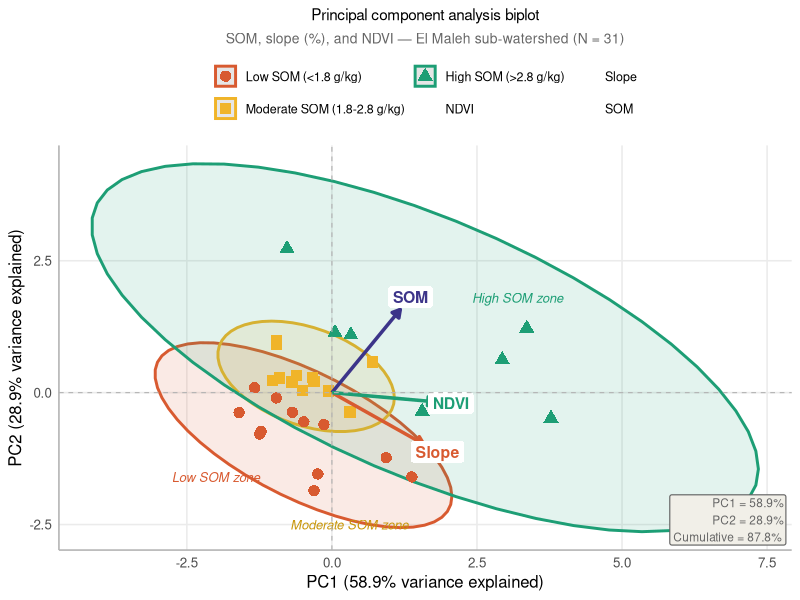

This chart was generated by the following R code:
# ============================================================
# Figure 8 — PCA Biplot
# SOM, Slope (%), NDVI — El Maleh sub-watershed (N = 31)
# Requires: FactoMineR, ggplot2
# ============================================================

library(FactoMineR)
library(ggplot2)

# 1. Load data
data <- read.csv("data_for_R_PCA.csv")
cat("N =", nrow(data), "\n")

# 2. SOM classes
data$SOM_class <- cut(data$SOM,
                      breaks = c(-Inf, 1.8, 2.8, Inf),
                      labels = c("Low SOM (<1.8 g/kg)",
                                 "Moderate SOM (1.8-2.8 g/kg)",
                                 "High SOM (>2.8 g/kg)"))
cat("\nSOM classes:\n")
print(table(data$SOM_class))

# 3. PCA
res_pca <- PCA(data[, c("SOM", "Slope", "NDVI")],
               scale.unit = TRUE, graph = FALSE)

var1 <- round(res_pca$eig[1, 2], 1)
var2 <- round(res_pca$eig[2, 2], 1)
cum  <- round(var1 + var2, 1)

cat(sprintf("\nPC1 = %.1f%%, PC2 = %.1f%%, Cumulative = %.1f%%\n", var1, var2, cum))
cat("\nLoadings:\n")
print(round(res_pca$var$coord[, 1:2], 3))

# 4. Extract scores and loadings
scores        <- as.data.frame(res_pca$ind$coord[, 1:2])
names(scores) <- c("PC1", "PC2")
scores$SOM_class <- data$SOM_class

loadings        <- as.data.frame(res_pca$var$coord[, 1:2])
names(loadings) <- c("PC1", "PC2")
loadings$Variable <- rownames(loadings)
arrow_scale   <- 2.0
loadings$PC1s <- loadings$PC1 * arrow_scale
loadings$PC2s <- loadings$PC2 * arrow_scale

# 5. Colors and shapes
class_colors <- c("Low SOM (<1.8 g/kg)"        = "#D85A30",
                  "Moderate SOM (1.8-2.8 g/kg)" = "#F0B429",
                  "High SOM (>2.8 g/kg)"         = "#1D9E75")
class_shapes <- c("Low SOM (<1.8 g/kg)"        = 16,
                  "Moderate SOM (1.8-2.8 g/kg)" = 15,
                  "High SOM (>2.8 g/kg)"         = 17)
arrow_colors <- c("SOM" = "#3C3489", "Slope" = "#D85A30", "NDVI" = "#1D9E75")

# 6. Build biplot
p <- ggplot() +
  stat_ellipse(data = scores,
               aes(x = PC1, y = PC2, fill = SOM_class, color = SOM_class),
               type = "norm", level = 0.95, geom = "polygon",
               alpha = 0.12, linewidth = 1.0) +
  geom_point(data = scores,
             aes(x = PC1, y = PC2, color = SOM_class, shape = SOM_class),
             size = 3.5, stroke = 0.5) +
  geom_segment(data = loadings,
               aes(x = 0, y = 0, xend = PC1s, yend = PC2s, color = Variable),
               arrow = arrow(length = unit(0.22, "cm"), type = "closed"),
               linewidth = 1.2, show.legend = FALSE) +
  geom_label(data = loadings,
             aes(x = PC1s * 1.15, y = PC2s * 1.15,
                 label = Variable, color = Variable),
             size = 4, fontface = "bold", fill = "white",
             label.size = 0, show.legend = FALSE) +
  annotate("text", x =  3.2, y =  1.8, label = "High SOM zone",
           color = "#1D9E75", size = 3.3, fontface = "italic") +
  annotate("text", x = -2.0, y = -1.6, label = "Low SOM zone",
           color = "#D85A30", size = 3.3, fontface = "italic") +
  annotate("text", x =  0.3, y = -2.5, label = "Moderate SOM zone",
           color = "#C8960A", size = 3.3, fontface = "italic") +
  geom_hline(yintercept = 0, linetype = "dashed", color = "grey70", linewidth = 0.4) +
  geom_vline(xintercept = 0, linetype = "dashed", color = "grey70", linewidth = 0.4) +
  annotate("label", x = Inf, y = -Inf,
           label = paste0("PC1 = ", var1, "%\nPC2 = ", var2, "%\nCumulative = ", cum, "%"),
           hjust = 1.05, vjust = -0.1, size = 3.0,
           fill = "#F1EFE8", label.size = 0.4, color = "grey40") +
  scale_color_manual(name = NULL, values = c(class_colors, arrow_colors)) +
  scale_fill_manual(name = NULL, values = class_colors) +
  scale_shape_manual(name = NULL, values = class_shapes) +
  labs(title    = "Principal component analysis biplot",
       subtitle = paste0("SOM, slope (%), and NDVI \u2014 El Maleh sub-watershed (N = 31)"),
       x = paste0("PC1 (", var1, "% variance explained)"),
       y = paste0("PC2 (", var2, "% variance explained)")) +
  theme_minimal(base_size = 12) +
  theme(plot.title    = element_text(size = 11, hjust = 0.5),
        plot.subtitle = element_text(size = 10, hjust = 0.5, color = "grey40"),
        legend.position  = "top",
        legend.text      = element_text(size = 9),
        panel.grid.major = element_line(color = "grey92"),
        panel.grid.minor = element_blank(),
        axis.line        = element_line(color = "grey70"),
        plot.background  = element_rect(fill = "white", color = NA)) +
  guides(color = guide_legend(override.aes = list(shape = c(16,15,17,NA,NA,NA), size = 3.5)),
         fill = "none", shape = "none")

# 7. Save
ggsave("Figure8_PCA_Biplot_R.png", plot = p,
       width = 8, height = 6.5, dpi = 300, bg = "white")

cat("\nFigure saved: Figure8_PCA_Biplot_R.png\n")
